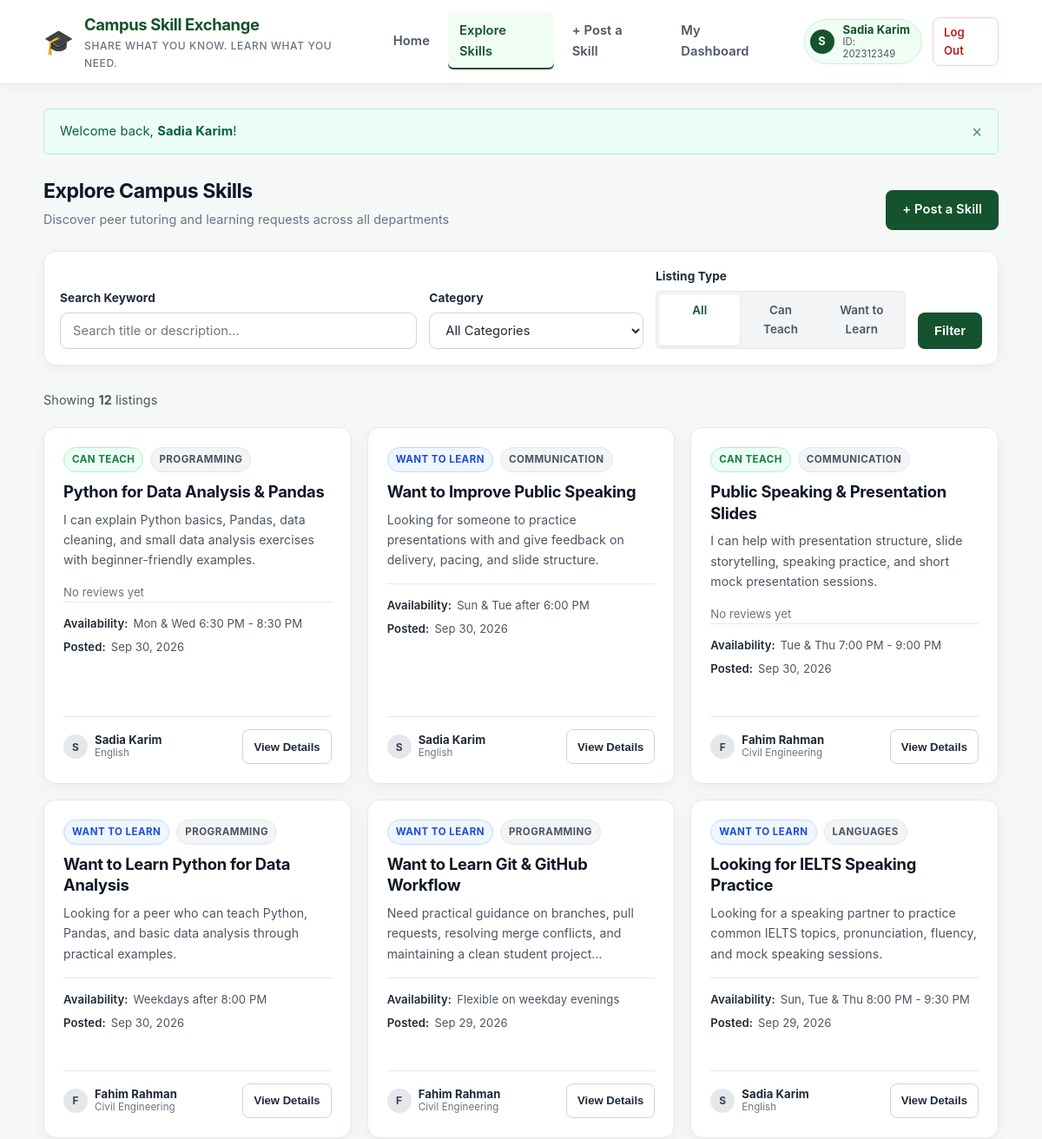
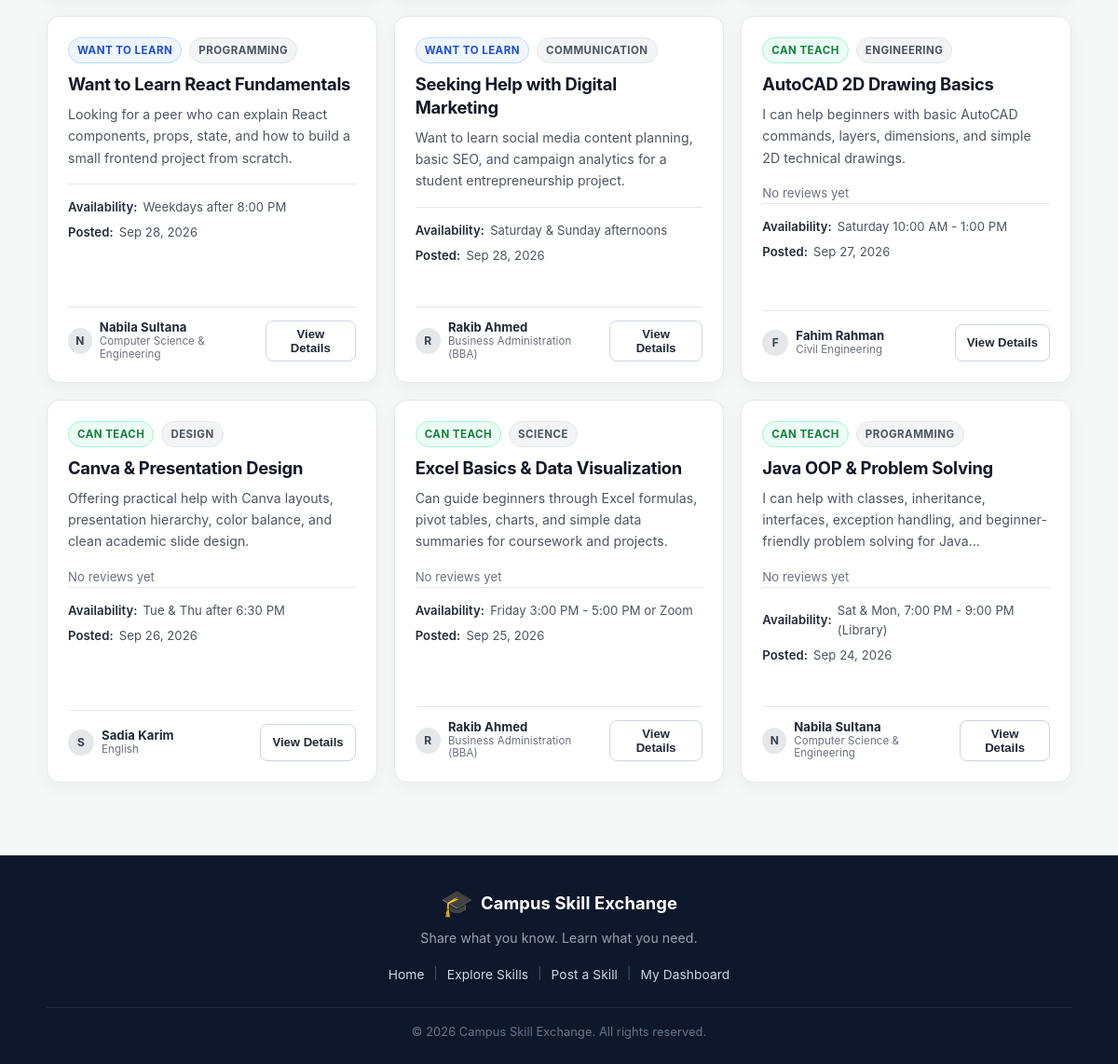
The app's page /explore.php (signed in) with its own data (2 pictures, top to bottom).
### tables this page shows
CREATE TABLE skills (
    id INT AUTO_INCREMENT PRIMARY KEY,
    user_id INT NOT NULL,
    title VARCHAR(120) NOT NULL,
    type ENUM('teach', 'learn') NOT NULL DEFAULT 'teach',
    category VARCHAR(60) NOT NULL,
    description TEXT NOT NULL,
    availability VARCHAR(120) NOT NULL,
    contact_info VARCHAR(120) NULL,
    status ENUM('active', 'closed') NOT NULL DEFAULT 'active',
    created_at TIMESTAMP DEFAULT CURRENT_TIMESTAMP,
    updated_at TIMESTAMP DEFAULT CURRENT_TIMESTAMP ON UPDATE CURRENT_TIMESTAMP,
    CONSTRAINT fk_skills_user FOREIGN KEY (user_id) REFERENCES users(id) ON DELETE CASCADE
);

CREATE TABLE users (
    id INT AUTO_INCREMENT PRIMARY KEY,
    student_id VARCHAR(30) NOT NULL UNIQUE,
    full_name VARCHAR(100) NOT NULL,
    email VARCHAR(120) NOT NULL UNIQUE,
    department VARCHAR(60) NOT NULL,
    password_hash VARCHAR(255) NOT NULL,
    created_at TIMESTAMP DEFAULT CURRENT_TIMESTAMP
);

### explore.php (the view, shortened to what this page needs)
<?php
require_once __DIR__ . '/includes/db.php';
require_once __DIR__ . '/includes/header.php';
$searchQuery  = trim($_GET['q'] ?? '');
$typeFilter   = trim($_GET['type'] ?? 'all');
try {
    $conditions = ["s.status = 'active'"];
    $params     = [];
    $sql = "
        SELECT s.*, u.full_name, u.department, u.student_id
        FROM skills s
        JOIN users u ON s.user_id = u.id
        WHERE " . implode(' AND ', $conditions) . "
        ORDER BY s.created_at DESC
    ";
    $stmt = $pdo->prepare($sql);
    $stmt->execute($params);
    $listings = $stmt->fetchAll();
} catch (PDOException $e) {
    echo "<div class='alert alert-danger'>Error fetching listings: " . htmlspecialchars($e->getMessage()) . "</div>";
    $listings = [];
}
?>
<div class="section-header" style="margin-bottom: 24px;">
    <div>
        <h1 class="section-title">Explore Campus Skills</h1>
        <p class="section-subtitle">Discover peer tutoring and learning requests across all departments</p>
    </div>
    <?php if (is_logged_in()): ?>
        <a href="skill-form.php" class="btn btn-primary">+ Post a Skill</a>
    <?php endif; ?>
</div>
<div class="filter-panel">
    <form action="explore.php" method="GET" class="filter-form-grid" id="exploreFilterForm">
        <div class="form-group">
            <label for="searchQuery">Search Keyword</label>
            <input
                type="text"
                id="searchQuery"
                name="q"
                class="form-control"
                placeholder="Search title or description..."
                value="<?php echo htmlspecialchars($searchQuery); ?>"
            >
        </div>
        <div class="form-group">
            <label for="catFilter">Category</label>
            <select id="catFilter" name="cat" class="form-control">
                <option value="">All Categories</option>
            </select>
        </div>
        <div class="form-group">
            <label>Listing Type</label>
            <div class="segmented-control">
                <a href="explore.php?<?php echo http_build_query(array_merge($_GET, ['type' => 'all'])); ?>"
                   class="<?php echo ($typeFilter === 'all' || empty($typeFilter)) ? 'active' : ''; ?>">
                    All
                </a>
                <a href="explore.php?<?php echo http_build_query(array_merge($_GET, ['type' => 'teach'])); ?>"
                   class="<?php echo ($typeFilter === 'teach') ? 'active' : ''; ?>">
                    Can Teach
                </a>
                <a href="explore.php?<?php echo http_build_query(array_merge($_GET, ['type' => 'learn'])); ?>"
                   class="<?php echo ($typeFilter === 'learn') ? 'active' : ''; ?>">
                    Want to Learn
                </a>
            </div>
        </div>
        <div style="display: flex; gap: 8px;">
            <button type="submit" class="btn btn-primary" style="height: 42px;">Filter</button>
        </div>
    </form>
</div>
<div style="display: flex; justify-content: space-between; align-items: center; margin-bottom: 20px;">
    <p style="color: var(--text-muted); font-size: 0.9rem;">
        Showing <strong><?php echo count($listings); ?></strong> listing<?php echo count($listings) === 1 ? '' : 's'; ?>
    </p>
</div>
<?php if (empty($listings)): ?>
    <div class="empty-state">
        <div class="empty-icon">🔎</div>
        <h3 class="empty-title">No listings found</h3>
        <p class="empty-desc">
            We couldn't find any skill exchanges matching your current filters. Try changing your search query or reset the filters.
        </p>
        <a href="explore.php" class="btn btn-primary btn-sm">Clear All Filters</a>
    </div>
<?php else: ?>
    <div class="skills-grid">
        <?php foreach ($listings as $item): ?>
            <div class="skill-card">
                <div class="card-top">
                    <div class="card-badges">
                        <?php if ($item['type'] === 'teach'): ?>
                            <span class="badge badge-teach">Can Teach</span>
                        <?php else: ?>
                            <span class="badge badge-learn">Want to Learn</span>
                        <?php endif; ?>
                        <span class="badge badge-category"><?php echo htmlspecialchars($item['category']); ?></span>
                    </div>
                    <h3 class="card-title"><?php echo htmlspecialchars($item['title']); ?></h3>
                    <p class="card-desc"><?php echo htmlspecialchars($item['description']); ?></p>
                    <?php if ($item['type'] === 'teach'): ?>
                        <div class="review-summary">
                            <?php if ($item['review_count'] > 0): ?>
                                <span class="review-stars">★★★★★</span>
                                <strong><?php echo number_format($item['rating_avg'], 1); ?></strong>
                                <span>(<?php echo $item['review_count']; ?> review<?php echo $item['review_count'] === 1 ? '' : 's'; ?>)</span>
                            <?php else: ?>
                                <span class="review-empty">No reviews yet</span>
                            <?php endif; ?>
                        </div>
                    <?php endif; ?>
                    <div class="card-meta-list">
                        <div class="card-meta-item">
                            <strong>Availability:</strong>
                            <span><?php echo htmlspecialchars($item['availability']); ?></span>
                        </div>
                        <div class="card-meta-item">
                            <strong>Posted:</strong>
                            <span><?php echo format_date($item['created_at']); ?></span>
                        </div>
                    </div>
                </div>
                <div class="card-footer">
                    <div class="card-author">
                        <span class="author-avatar"><?php echo strtoupper(substr($item['full_name'], 0, 1)); ?></span>
                        <div class="author-info">
                            <div class="author-name"><?php echo htmlspecialchars($item['full_name']); ?></div>
                            <div class="author-dept"><?php echo htmlspecialchars($item['department']); ?></div>
                        </div>
                    </div>
                    <button
                        type="button"
                        class="btn btn-outline btn-sm"
                        onclick='openSkillModal(<?php echo json_encode([
                            "id"          => (int)$item["id"],
                            "owner_id"    => (int)$item["user_id"],
                            "title"       => $item["title"],
                            "type"        => $item["type"],
                            "category"    => $item["category"],
                            "description" => $item["description"],
                            "availability"=> $item["availability"],
                            "contact"     => $item["contact_info"],
                            "author"      => $item["full_name"],
                            "department"  => $item["department"],
                            "date"        => format_date($item["created_at"]),
                            "reviews"     => $item["reviews"],
                            "reviewCount" => (int)$item["review_count"],
                            "ratingAvg"   => (float)$item["rating_avg"],
                            "currentUserId" => (int)current_user_id()
                        ]); ?>)'>
                        View Details
                    </button>
                </div>
            </div>
        <?php endforeach; ?>
    </div>
<?php endif; ?>
<?php require_once __DIR__ . '/includes/footer.php'; ?>

### records on screen
skills: type "CAN TEACH", category "PROGRAMMING", title "Python for Data Analysis & Pandas", description "I can explain Python basics, Pandas, data cleaning, and small data analysis exercises with beginner-friendly examples.", availability "Mon & Wed 6:30 PM - 8:30 PM", created_at "Sep 30, 2026", user.full_name "S", user.full_name "Sadia Karim", user.department "English"
skills: type "WANT TO LEARN", category "COMMUNICATION", title "Want to Improve Public Speaking", description "Looking for someone to practice presentations with and give feedback on delivery, pacing, and slide structure.", availability "Sun & Tue after 6:00 PM", created_at "Sep 30, 2026", user.full_name "S", user.full_name "Sadia Karim", user.department "English"
skills: type "CAN TEACH", category "COMMUNICATION", title "Public Speaking & Presentation Slides", description "I can help with presentation structure, slide storytelling, speaking practice, and short mock presentation sessions.", availability "Tue & Thu 7:00 PM - 9:00 PM", created_at "Sep 30, 2026", user.full_name "F", user.full_name "Fahim Rahman", user.department "Civil Engineering"
skills: type "WANT TO LEARN", category "PROGRAMMING", title "Want to Learn Python for Data Analysis", description "Looking for a peer who can teach Python, Pandas, and basic data analysis through practical examples.", availability "Weekdays after 8:00 PM", created_at "Sep 30, 2026", user.full_name "F", user.full_name "Fahim Rahman", user.department "Civil Engineering"
skills: type "WANT TO LEARN", category "PROGRAMMING", title "Want to Learn Git & GitHub Workflow", description "Need practical guidance on branches, pull requests, resolving merge conflicts, and maintaining a clean student…", availability "Flexible on weekday evenings", created_at "Sep 29, 2026", user.full_name "F", user.full_name "Fahim Rahman", user.department "Civil Engineering"
skills: type "WANT TO LEARN", category "LANGUAGES", title "Looking for IELTS Speaking Practice", description "Looking for a speaking partner to practice common IELTS topics, pronunciation, fluency, and mock speaking sessions.", availability "Sun, Tue & Thu 8:00 PM - 9:30 PM", created_at "Sep 29, 2026", user.full_name "S", user.full_name "Sadia Karim", user.department "English"
skills: type "WANT TO LEARN", category "PROGRAMMING", title "Want to Learn React Fundamentals", description "Looking for a peer who can explain React components, props, state, and how to build a small frontend project from scratch.", availability "Weekdays after 8:00 PM", created_at "Sep 28, 2026", user.full_name "N", user.full_name "Nabila Sultana", user.department "Computer Science & Engineering"
skills: type "WANT TO LEARN", category "COMMUNICATION", title "Seeking Help with Digital Marketing", description "Want to learn social media content planning, basic SEO, and campaign analytics for a student entrepreneurship project.", availability "Saturday & Sunday afternoons", created_at "Sep 28, 2026", user.full_name "R", user.full_name "Rakib Ahmed", user.department "Business Administration (BBA)"
skills: type "CAN TEACH", category "ENGINEERING", title "AutoCAD 2D Drawing Basics", description "I can help beginners with basic AutoCAD commands, layers, dimensions, and simple 2D technical drawings.", availability "Saturday 10:00 AM - 1:00 PM", created_at "Sep 27, 2026", user.full_name "F", user.full_name "Fahim Rahman", user.department "Civil Engineering"
skills: type "CAN TEACH", category "DESIGN", title "Canva & Presentation Design", description "Offering practical help with Canva layouts, presentation hierarchy, color balance, and clean academic slide design.", availability "Tue & Thu after 6:30 PM", created_at "Sep 26, 2026", user.full_name "S", user.full_name "Sadia Karim", user.department "English"
skills: type "CAN TEACH", category "SCIENCE", title "Excel Basics & Data Visualization", description "Can guide beginners through Excel formulas, pivot tables, charts, and simple data summaries for coursework and projects.", availability "Friday 3:00 PM - 5:00 PM or Zoom", created_at "Sep 25, 2026", user.full_name "R", user.full_name "Rakib Ahmed", user.department "Business Administration (BBA)"
skills: type "CAN TEACH", category "PROGRAMMING", title "Java OOP & Problem Solving", description "I can help with classes, inheritance, interfaces, exception handling, and beginner-friendly problem solving for…", availability "Sat & Mon, 7:00 PM - 9:00 PM (Library)", created_at "Sep 24, 2026", user.full_name "N", user.full_name "Nabila Sultana", user.department "Computer Science & Engineering"

### other values on screen
substr($_SESSION['full_name'] ?? 'S', 0, 1) "S"
$_SESSION['full_name'] "Sadia Karim"
$_SESSION['student_id'] "202312349"
$msg "Welcome back, Sadia Karim !"
count($listings) "12"
